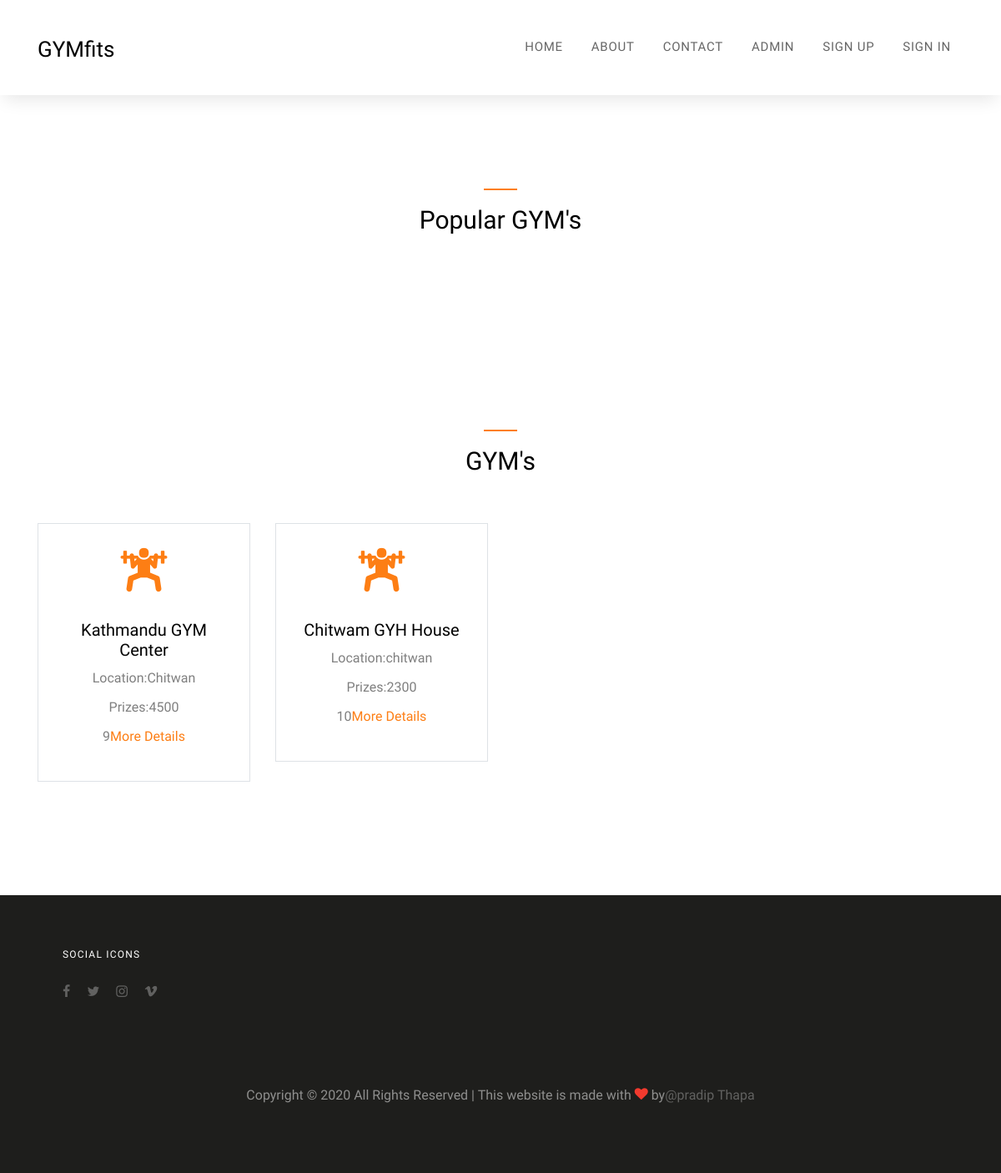
The page / on the database its author committed.
### App/models.py (models this page shows, shortened)
class GymInfromation(models.Model):
    name=models.CharField(max_length=20)
    phone_regex = RegexValidator(regex=r'^\+?1?\d{9,15}$', message="Phone number must be entered in the format: '+999999999'. Up to 15 digits allowed.")
    phone_number = models.CharField(validators=[phone_regex], max_length=17, blank=True) # validators should be a list
    location=models.CharField(max_length=20)
    pic=models.ImageField(upload_to='images', null=True)
    pricing=models.CharField(max_length=20)
    rating_count=models.CharField(max_length=20)
    summary=models.TextField()

### App/views.py (the view)
# urls.py: path('',views.index, name='index'),
def index(request):
    information=GymInfromation.objects.all()
    return render(request,'App/index.html',{'informations':information})

### App/templates/App/index.html (shortened to what this page needs)
{% load static %}
<!DOCTYPE html>
<html lang="en">
<head>
  <link rel="stylesheet" href="{% static 'fonts/icomoon/style.css' %}">
  <link rel="stylesheet" href="{% static 'css/bootstrap.min.css' %}">
  <link rel="stylesheet" href="{% static 'css/magnific-popup.css' %}">
  <link rel="stylesheet" href="{% static 'css/jquery-ui.css' %}">
  <link rel="stylesheet" href="{% static 'css/owl.carousel.min.css' %}">
  <link rel="stylesheet" href="{% static 'css/owl.theme.default.min.css' %}">
  <link rel="stylesheet" href="{% static 'css/bootstrap-datepicker.css' %}">
  <link rel="stylesheet" href="{% static 'css/animate.css' %}">
  <link rel="stylesheet" href="https://cdn.jsdelivr.net/npm/mediaelement@4.2.7/build/mediaelementplayer.min.css">
  <link rel="stylesheet" href="{% static 'fonts/flaticon/font/flaticon.css' %}">
  <link rel="stylesheet" href="{% static 'css/aos.css' %}">
  <link rel="stylesheet" href="{% static 'css/style.css' %}">
</head>
<body style="background-image: url('/static/images/bg.jpg');">
  <div class="site-wrap">
    <div class="site-navbar-wrap js-site-navbar bg-white">
      <div class="container">
        <div class="site-navbar bg-light">
          <div class="py-1">
            <div class="row align-items-center">
              <div class="col-2">
                <h2 class="mb-0 site-logo"><a href="/">GYM<strong>fits</strong></a></h2>
              </div>
              <div class="col-10">
                <nav class="site-navigation text-right" role="navigation">
                  <div class="container">
                    <ul class="site-menu js-clone-nav d-none d-lg-block">
                      <li><a href="/">Home</a></li>
                      <li><a href="/">About</a></li>
                      <li><a href="/contact">Contact</a></li>
                      {% if request.user.is_authenticated %}
                      <li><a href="#">Profile</a></li>
                      <li><a href="/logout">Logout</a></li>
                      {% else %}
                      <li><a href="/admin">Admin</a></li>
                      <li><a href="/signup">Sign Up</a></li>
                      <li><a href="/login">Sign In</a></li>
                      {% endif %}
                    </ul>
                  </div>
                </nav>
              </div>
            </div>
          </div>
        </div>
      </div>
    </div>
    <div class="site-section">
      <div class="container">
        <div class="row">
          <div class="col-md-12">
            <h2 class="site-section-heading text-center">Popular GYM's</h2>
          </div>
        </div>
        <div class="row">
          <div class="col-md-12 block-13 nav-direction-white">
          </div>
        </div>
      </div>
    </div>
    <div class="site-section">
      <div class="container">
        <div class="row mb-5">
          <div class="col-md-12">
            <h2 class="site-section-heading text-center">GYM's</h2>
          </div>
        </div>
        <div class="row">
          {% for info in informations%}
          <div class="col-md-3 text-center mb-4">
            <div class="border p-4 text-with-icon">
              <span class="flaticon-weightlifting icon display-4 mb-4 d-block text-primary"></span>
              <h2 class="h5">{{info.name}}</h2>
              <label>Location:{{info.location}}</label><br>
              <label>Prizes:{{info.pricing}}</label>
              <p>{{info.id }}<a href="/GYM/index/{{info.id}}">More Details</a></p>
            </div>
          </div>
          {% endfor %}
        </div>
      </div>
    </div>
    {% include 'App/footer.html' %}
</body>
</html>

### App/static/css/style.css (style rules this page uses)
body { line-height: 1.7; color: rgba(0, 0, 0, 0.5); font-weight: 400; font-size: 1rem; font-family: "Roboto Mono", SFMono-Regular, Menlo, Monaco, Consolas, "Liberation Mono", "Courier New", monospace; font-family: "Work Sans", -apple-system, BlinkMacSystemFont, "Segoe UI", Roboto, "Helvetica Neue", Arial, sans-serif, "Apple Color Emoji", "Segoe UI Emoji", "Segoe UI Symbol", "Noto Color Emoji"; background: #f4f4f4; background-size: cover; background-attachment: fixed; background-repeat: no-repeat; }
h1, h2, h3, h4, h5, .h1, .h2, .h3, .h4, .h5 { color: #000; }
a { -webkit-transition: .3s all ease; -o-transition: .3s all ease; transition: .3s all ease; }
.site-wrap { max-width: 1200px; margin: 0 auto; position: relative; -webkit-box-shadow: 0 0 20px 0 rgba(0, 0, 0, 0.1); box-shadow: 0 0 20px 0 rgba(0, 0, 0, 0.1); background: #fff; }
.site-wrap:before { -webkit-transition: .3s all ease-in-out; -o-transition: .3s all ease-in-out; transition: .3s all ease-in-out; background: rgba(0, 0, 0, 0.6); content: ""; position: absolute; z-index: 2000; top: 0; left: 0; right: 0; bottom: 0; opacity: 0; visibility: hidden; }
.site-section { padding: 3em 0; }
@media (min-width: 768px) { .site-section { padding: 7em 0; } }
.site-section-heading { font-size: 30px; position: relative; padding-top: 20px; }
.site-section-heading:before { content: ""; left: 0%; top: 0; position: absolute; width: 40px; height: 2px; background: #fd7e14; }
.site-section-heading.text-center:before { content: ""; left: 50%; top: 0; -webkit-transform: translateX(-50%); -ms-transform: translateX(-50%); transform: translateX(-50%); position: absolute; width: 40px; height: 2px; background: #fd7e14; }
.site-navbar-wrap { background: #fff !important; z-index: 99; width: 100%; padding: 20px 0; position: relative; left: 0; -webkit-transition: .3s all ease; -o-transition: .3s all ease; transition: .3s all ease; -webkit-box-shadow: 0 10px 20px -5px rgba(0, 0, 0, 0.1); box-shadow: 0 10px 20px -5px rgba(0, 0, 0, 0.1); }
.site-navbar-top, .site-navbar { border-bottom: 1px solid rgba(0, 0, 0, 0.1); }
.site-navbar { margin-bottom: 0px; width: 100%; border-bottom: none; background: #fff !important; }
.site-navbar .site-logo { font-weight: 200; }
.site-navbar .site-logo a { font-weight: 200; font-size: 26px; color: #000; }
.site-navbar .site-navigation .site-menu { margin-bottom: 0; }
.site-navbar .site-navigation .site-menu a { text-decoration: none !important; font-size: 15px; display: inline-block; }
.site-navbar .site-navigation .site-menu > li { display: inline-block; padding: 10px 5px; }
.site-navbar .site-navigation .site-menu > li > a { padding: 10px 10px; text-transform: uppercase; letter-spacing: .05em; color: rgba(0, 0, 0, 0.6); font-size: 15px; text-decoration: none !important; }
.site-navbar .site-navigation .site-menu > li:last-child { padding-right: 0; }
.site-navbar .site-navigation .site-menu > li:last-child > a { padding-right: 0; }
.block-13, .block-14, .block-15, .slide-one-item { position: relative; z-index: 1; }
.text-with-icon { -webkit-transition: .3s all ease; -o-transition: .3s all ease; transition: .3s all ease; position: relative; top: 0; }
.text-with-icon .icon { position: relative; -webkit-transition: .2s all ease; -o-transition: .2s all ease; transition: .2s all ease; -webkit-transform: scale(1); -ms-transform: scale(1); transform: scale(1); }

### rows shown on the page
GymInfromation: name "Kathmandu GYM Center", location "Chitwan", pricing "4500", id "9"
GymInfromation: name "Chitwam GYH House", location "chitwan", pricing "2300", id "10"
